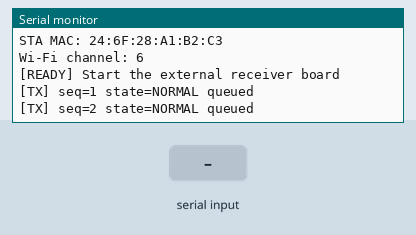
The sketch below on a simulated ESP32. On the bench: the last lines printed to the serial monitor. The inputs (shaded band) are chosen by the test bench.

Above: at 2.3 s.
2.4 s: "1" received over Serial
At 3.6 s:
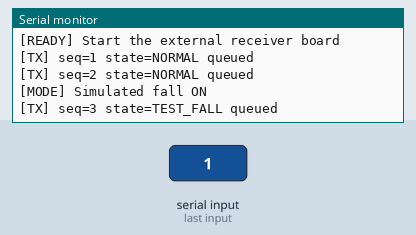
4.6 s: "0" received over Serial
At 5.0 s:
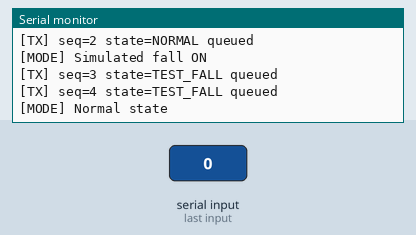
6.1 s: "s" received over Serial
Timing chart, 0 to 9.1 s (numbered marks = the images above; inputs shaded):
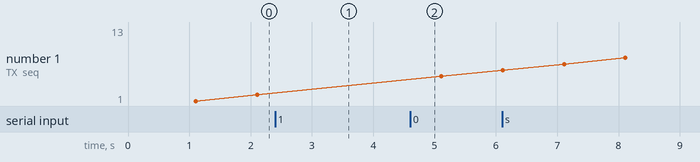

The sketch:

espnow_ceiling_sender_test.ino
```cpp
#include <Arduino.h>
#include <WiFi.h>
#include <esp_now.h>
#include <esp_wifi.h>

#if __has_include(<esp_arduino_version.h>)
#include <esp_arduino_version.h>
#else
#define ESP_ARDUINO_VERSION_MAJOR 2
#endif

// 휴대폰 AP 기능을 붙일 때도 같은 채널을 사용한다.
constexpr uint8_t WIFI_CHANNEL = 6;
constexpr uint32_t SERIAL_BAUD = 115200;
constexpr uint32_t SEND_INTERVAL_MS = 1000;
constexpr uint32_t LINK_TIMEOUT_MS = 3000;

constexpr uint32_t PACKET_MAGIC = 0x57464C53;  // "WFLS"
constexpr uint8_t PACKET_VERSION = 1;
constexpr uint8_t PACKET_TEST = 1;
constexpr uint8_t PACKET_ACK = 2;

const uint8_t BROADCAST_MAC[6] = {
    0xFF, 0xFF, 0xFF, 0xFF, 0xFF, 0xFF
};

struct __attribute__((packed)) NowTestPacket {
  uint32_t magic;
  uint8_t version;
  uint8_t type;
  uint8_t simulatedFall;
  uint8_t reserved;
  uint32_t sequence;
  uint32_t uptimeMs;
};

struct ReceivedEvent {
  uint8_t sourceMac[6];
  NowTestPacket packet;
  int8_t rssi;
};

static_assert(sizeof(NowTestPacket) == 16,
              "ESP-NOW packet layout changed");

QueueHandle_t receiveQueue = nullptr;

uint32_t nextSequence = 1;
uint32_t lastSendMs = 0;
uint32_t lastAckMs = 0;
uint32_t lastSentSequence = 0;
uint32_t lastSentAtMs = 0;
uint32_t sentCount = 0;
uint32_t ackCount = 0;
uint8_t simulatedFall = 0;
bool linkWasUp = false;

void printMac(const uint8_t *mac) {
  Serial.printf(
      "%02X:%02X:%02X:%02X:%02X:%02X",
      mac[0], mac[1], mac[2], mac[3], mac[4], mac[5]
  );
}

void queueReceivedPacket(
    const uint8_t *sourceMac,
    const uint8_t *data,
    int length,
    int8_t rssi
) {
  if (receiveQueue == nullptr ||
      sourceMac == nullptr ||
      data == nullptr ||
      length != static_cast<int>(sizeof(NowTestPacket))) {
    return;
  }

  ReceivedEvent event = {};
  memcpy(event.sourceMac, sourceMac, sizeof(event.sourceMac));
  memcpy(&event.packet, data, sizeof(event.packet));
  event.rssi = rssi;
  xQueueSend(receiveQueue, &event, 0);
}

#if ESP_ARDUINO_VERSION_MAJOR >= 3
void onDataReceived(
    const esp_now_recv_info_t *info,
    const uint8_t *data,
    int length
) {
  const int8_t rssi =
      (info != nullptr && info->rx_ctrl != nullptr)
          ? info->rx_ctrl->rssi
          : -127;

  queueReceivedPacket(
      info != nullptr ? info->src_addr : nullptr,
      data,
      length,
      rssi
  );
}
#else
void onDataReceived(
    const uint8_t *sourceMac,
    const uint8_t *data,
    int length
) {
  queueReceivedPacket(sourceMac, data, length, -127);
}
#endif

bool setFixedChannel() {
  const esp_err_t result = esp_wifi_set_channel(
      WIFI_CHANNEL,
      WIFI_SECOND_CHAN_NONE
  );

  if (result != ESP_OK) {
    Serial.printf("[FAIL] Wi-Fi channel error: %d\n", result);
    return false;
  }

  return true;
}

bool addBroadcastPeer() {
  esp_now_peer_info_t peer = {};
  memcpy(peer.peer_addr, BROADCAST_MAC, sizeof(BROADCAST_MAC));
  peer.channel = WIFI_CHANNEL;
  peer.ifidx = WIFI_IF_STA;
  peer.encrypt = false;

  const esp_err_t result = esp_now_add_peer(&peer);

  if (result != ESP_OK && result != ESP_ERR_ESPNOW_EXIST) {
    Serial.printf("[FAIL] Broadcast peer error: %d\n", result);
    return false;
  }

  return true;
}

void sendTestPacket() {
  NowTestPacket packet = {};
  packet.magic = PACKET_MAGIC;
  packet.version = PACKET_VERSION;
  packet.type = PACKET_TEST;
  packet.simulatedFall = simulatedFall;
  packet.sequence = nextSequence++;
  packet.uptimeMs = millis();

  const esp_err_t result = esp_now_send(
      BROADCAST_MAC,
      reinterpret_cast<const uint8_t *>(&packet),
      sizeof(packet)
  );

  if (result == ESP_OK) {
    lastSentSequence = packet.sequence;
    lastSentAtMs = millis();
    sentCount++;

    Serial.printf(
        "[TX] seq=%lu state=%s queued\n",
        static_cast<unsigned long>(packet.sequence),
        simulatedFall ? "TEST_FALL" : "NORMAL"
    );
  } else {
    Serial.printf(
        "[TX FAIL] seq=%lu error=%d\n",
        static_cast<unsigned long>(packet.sequence),
        result
    );
  }
}

void processReceivedPackets() {
  ReceivedEvent event = {};

  while (xQueueReceive(receiveQueue, &event, 0) == pdTRUE) {
    const NowTestPacket &packet = event.packet;

    if (packet.magic != PACKET_MAGIC ||
        packet.version != PACKET_VERSION ||
        packet.type != PACKET_ACK) {
      Serial.println("[RX] Invalid or unrelated packet ignored");
      continue;
    }

    lastAckMs = millis();
    ackCount++;

    Serial.print("[ACK] from=");
    printMac(event.sourceMac);
    Serial.printf(
        " seq=%lu rssi=%d",
        static_cast<unsigned long>(packet.sequence),
        event.rssi
    );

    if (packet.sequence == lastSentSequence) {
      Serial.printf(
          " rtt=%lu ms",
          static_cast<unsigned long>(millis() - lastSentAtMs)
      );
    }

    Serial.println();
  }
}

void handleSerialCommand() {
  while (Serial.available()) {
    const char command = Serial.read();

    if (command == '1') {
      simulatedFall = 1;
      Serial.println("[MODE] Simulated fall ON");
    } else if (command == '0') {
      simulatedFall = 0;
      Serial.println("[MODE] Normal state");
    } else if (command == 's' || command == 'S') {
      Serial.printf(
          "[STATUS] sent=%lu ack=%lu link=%s\n",
          static_cast<unsigned long>(sentCount),
          static_cast<unsigned long>(ackCount),
          (lastAckMs != 0 && millis() - lastAckMs < LINK_TIMEOUT_MS)
              ? "OK"
              : "WAIT/LOST"
      );
    }
  }
}

void updateLinkState() {
  const bool linkUp =
      lastAckMs != 0 && millis() - lastAckMs < LINK_TIMEOUT_MS;

  if (linkUp != linkWasUp) {
    linkWasUp = linkUp;
    Serial.println(linkUp ? "[LINK] OK" : "[LINK] LOST");
  }
}

void setup() {
  Serial.begin(SERIAL_BAUD);
  delay(1000);

  Serial.println();
  Serial.println("=== ESP-NOW CEILING SENDER TEST ===");
  Serial.println("Commands: 1=simulated fall, 0=normal, S=status");

  receiveQueue = xQueueCreate(8, sizeof(ReceivedEvent));

  if (receiveQueue == nullptr) {
    Serial.println("[FATAL] Queue creation failed");
    while (true) delay(1000);
  }

  WiFi.mode(WIFI_STA);
  WiFi.disconnect();
  WiFi.setSleep(false);
  delay(100);

  Serial.print("STA MAC: ");
  Serial.println(WiFi.macAddress());

  if (!setFixedChannel()) {
    while (true) delay(1000);
  }

  if (esp_now_init() != ESP_OK) {
    Serial.println("[FATAL] ESP-NOW initialization failed");
    while (true) delay(1000);
  }

  esp_now_register_recv_cb(onDataReceived);

  if (!addBroadcastPeer()) {
    while (true) delay(1000);
  }

  Serial.printf("Wi-Fi channel: %u\n", WIFI_CHANNEL);
  Serial.println("[READY] Start the external receiver board");
}

void loop() {
  processReceivedPackets();
  handleSerialCommand();
  updateLinkState();

  if (millis() - lastSendMs >= SEND_INTERVAL_MS) {
    lastSendMs = millis();
    sendTestPacket();
  }

  delay(2);
}
```

Measured:
- after the input at 2.4 s, the serial monitor: prints a new line at once (image 1)
- after the input at 4.6 s, the serial monitor: prints a new line at once (image 2)
